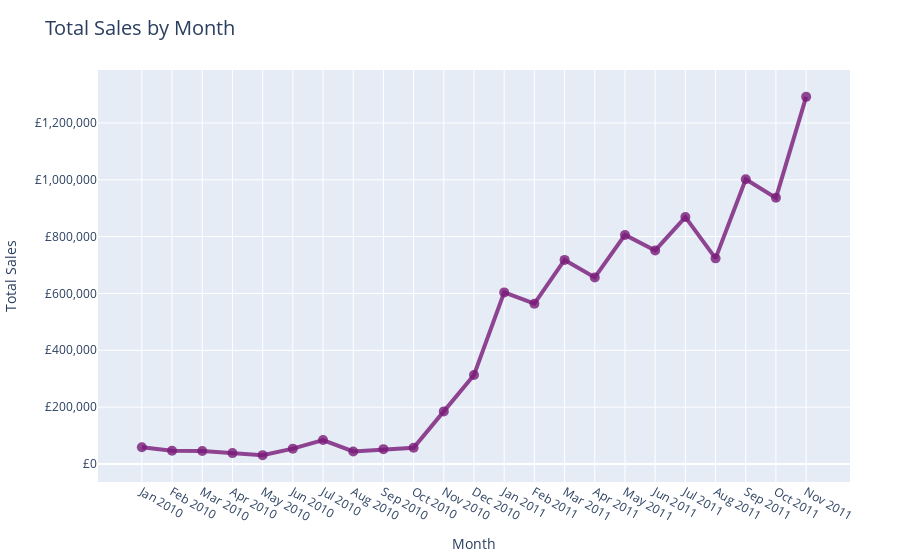

Here is the notebook cell this chart was saved with:
### Markdown cell above
And we visualize. The graph is interactive so you can zoom in/out and hover over the data to see details.

### Code cell
# line chart using plotly expess Scatter
trace = go.Scatter(
                    x = sales["month"],
                    y = sales["TotalSales"],
                    mode = "lines+markers",
                    name = "TotalSales",
                    line = dict(width = 4),
                    marker = dict(
                                  size = 10,
                                  color = "rgba(120, 26, 120, 0.8)"
                                 ),
                    hovertemplate = " %{x}<br>£%{y:,.0f} <extra></extra>",
                  )
line_data = [trace]
layout = dict(
              title = "Total Sales by Month",
              titlefont = dict(size = 20),
              margin=dict(l=10, r=50, b=10, t=70, pad=0),
              xaxis= dict(title= "Month",ticklen = 5,zeroline = False),
              yaxis= dict(title= "Total Sales", tickformat = ",.0f", tickprefix="£")
             )
fig = dict(data = line_data, layout = layout)
iplot(fig)

### Figure 1 — Plotly figure (JSON) as saved in the notebook; plotly's stock layout.template omitted (floating-point values rounded to 4 significant figures)
{"data": [{"hovertemplate": " %{x}<br>£%{y:,.0f} <extra></extra>", "line": {"width": 4}, "marker": {"color": "rgba(120, 26, 120, 0.8)", "size": 10}, "mode": "lines+markers", "name": "TotalSales", "type": "scatter", "x": ["Jan 2010", "Feb 2010", "Mar 2010", "Apr 2010", "May 2010", "Jun 2010", "Jul 2010", "Aug 2010", "Sep 2010", "Oct 2010", "Nov 2010", "Dec 2010", "Jan 2011", "Feb 2011", "Mar 2011", "Apr 2011", "May 2011", "Jun 2011", "Jul 2011", "Aug 2011", "Sep 2011", "Oct 2011", "Nov 2011"], "y": [58550.0, 46170.0, 45280.0, 38120.0, 30970.0, 53820.0, 84250.0, 43880.0, 52050.0, 56830.0, 185000.0, 313100.0, 603700.0, 564000.0, 718100.0, 656400.0, 806000.0, 751500.0, 868900.0, 723500.0, 1002000.0, 936500.0, 1292000.0]}], "layout": {"margin": {"b": 10, "l": 10, "pad": 0, "r": 50, "t": 70}, "title": {"font": {"size": 20}, "text": "Total Sales by Month"}, "xaxis": {"ticklen": 5, "title": {"text": "Month"}, "zeroline": false}, "yaxis": {"tickformat": ",.0f", "tickprefix": "£", "title": {"text": "Total Sales"}}}}
